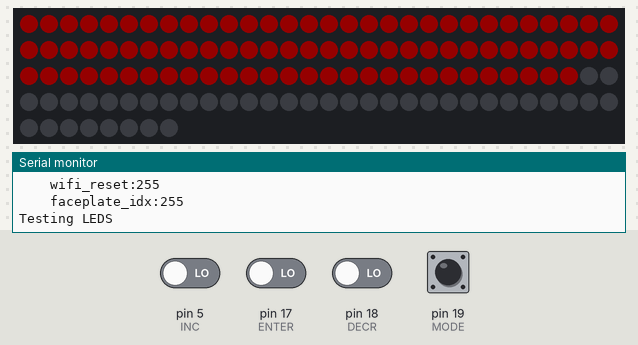
Bench run of a sketch on a simulated Arduino Uno, built for the host (arithmetic inside an expression is 32-bit, double 64-bit). On the bench: 128 RGB LEDs in strip order, left to right, continuing on the next row, the last lines printed to the serial monitor. The inputs (shaded band) are chosen by the test bench; at power-on: pin 5 (INC), pin 17 (ENTER), pin 18 (DECR), pin 19 (MODE) LOW. Dim RGB values are drawn brighter than linear; the local clock reads 2024-03-15 10:24:30 at power-on unless the sketch sets it; EEPROM starts erased.

Above: at 1.2 s.
1.3 s: pin 5 (INC) driven HIGH
At 3.1 s:
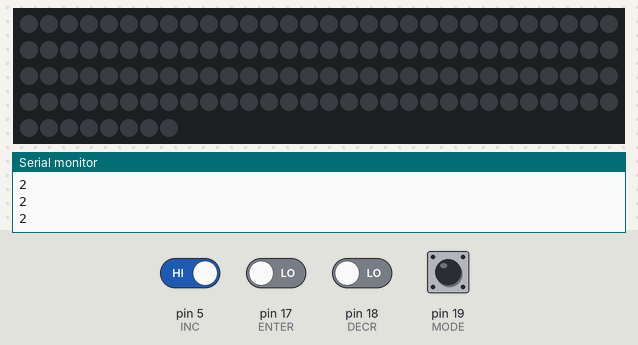
At 4.16 s:
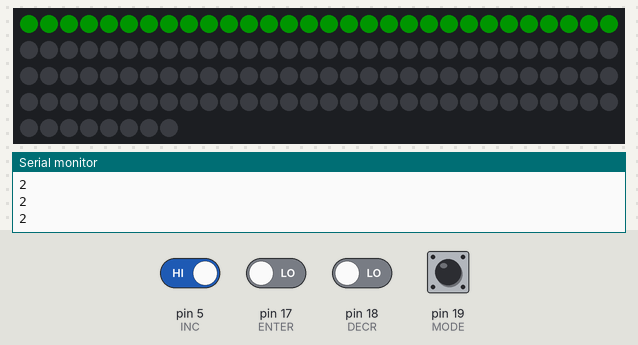
Timing chart, 0 to 5.7 s (numbered marks = the images above; inputs shaded):
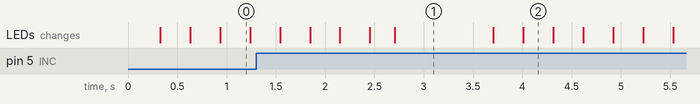

The sketch:

ClockIOT_MFGTest.ino
```cpp
#include <Wire.h>
#include <FastLED.h>
#include <RTClib.h>
#include <EEPROM.h>
#include <EEPROMAnything.h>

RTC_DS3231 rtc;
#define NUM_LEDS 8*16
#define DATA_PIN     4
#define CLK_PIN      16
//#define DATA_PIN     MOSI
//#define CLK_PIN      SCK
#define COLOR_ORDER BGR
#define LED_TYPE APA102
#define MILLI_AMPS 1000  // IMPORTANT: set the max milli-Amps of your power supply (4A = 4000mA)
#define BRIGHTNESS 20

// Buttons
#define SW_ENTER 17
#define SW_INC    5
#define SW_DEC   18
#define SW_MODE  19

CRGBArray<NUM_LEDS> leds;

// Button stuff
#define ENTER 17
#define INC 5
#define DECR 18
#define MODE 19

struct config_t{
  int timezone;
  uint8_t brightness;
  uint8_t display_idx;
  bool factory_reset;
  bool use_wifi;
  bool use_ip_timezone;
  byte mqtt_ip[4];
  bool flip_display;
  uint32_t last_tz_lookup; // look up tz info every Sunday at 3:00 AM
  uint8_t solid_color_rgb[3];
  bool use_ntp_time;
  bool wifi_reset;
  uint8_t faceplate_idx;
} config;

byte read_buttons(bool *enter_p, bool *inc_p, bool *decr_p, bool *mode_p){
  byte state;
  *enter_p = digitalRead(ENTER);
  *inc_p = digitalRead(INC);
  *decr_p = digitalRead(DECR);
  *mode_p = digitalRead(MODE);

  state |= (*enter_p) << 3;
  state |= (*inc_p)  << 2;
  state |= (*decr_p) << 1;
  state |= (*mode_p) << 0;

  return state;
}
void setup() {
  Serial.begin(115200);
  FastLED.addLeds<LED_TYPE,DATA_PIN,CLK_PIN, COLOR_ORDER>(leds,NUM_LEDS);
  // set master brightness control
  FastLED.setBrightness(BRIGHTNESS);

  if (! rtc.begin()) {
    Serial.println("Couldn't find RTC");
    //while (1);
  } else{
    if (rtc.lostPower()) {
      Serial.println("RTC lost power, lets set the time!");
      // following line sets the RTC to the date & time this sketch was compiled
      rtc.adjust(DateTime(F(__DATE__), F(__TIME__)));
      // This line sets the RTC with an explicit date & time, for example to set
      // January 21, 2014 at 3am you would call:
      // rtc.adjust(DateTime(2014, 1, 21, 3, 0, 0));
    }
    DateTime now = rtc.now();

    Serial.print(now.year(), DEC);
    Serial.print('/');
    Serial.print(now.month(), DEC);
    Serial.print('/');
    Serial.print(now.day(), DEC);
    Serial.print(" ");
    Serial.print(now.hour(), DEC);
    Serial.print(':');
    Serial.print(now.minute(), DEC);
    Serial.print(':');
    Serial.print(now.second(), DEC);
    Serial.println();

  }

  EEPROM.begin(1024);
  loadSettings();
  print_config();

}

void loop() {
  Serial.println("Testing LEDS");
  incremental_fill_color(CRGB(255,0,0));
  delay(1000);
  incremental_fill_color(CRGB(0,255,0));
  delay(1000);
  incremental_fill_color(CRGB(0,0,255));
  delay(1000);
}

void loadSettings(){
  EEPROM_readAnything(0, config);
}
void saveSettings(){
  EEPROM_writeAnything(0, config);
  EEPROM.commit();
}

void print_config(){
  Serial.println("config:");
  Serial.print("    timezone:"); Serial.println(config.timezone);
  Serial.print("    brightness:"); Serial.println(config.brightness);
  Serial.print("    display_idx:"); Serial.println(config.display_idx);
  Serial.print("    factory_reset:"); Serial.println(config.factory_reset);
  Serial.print("    use_wifi:"); Serial.println(config.use_wifi);
  Serial.print("    use_ip_timezone:"); Serial.println(config.use_ip_timezone);
  Serial.print("    mqtt_ip:");
  for(int ii = 0; ii < 4; ii++){
    if (ii > 0){
      Serial.print(".");
    }
    Serial.print(config.mqtt_ip[ii]);
  }
  Serial.println();
  Serial.print("    flip_display:"); Serial.println(config.flip_display);
  Serial.print("    last_tz_lookup:"); Serial.println(config.last_tz_lookup);
  Serial.print("    solid_color_rgb:");
  for(int ii = 0; ii < 3; ii++){
    if (ii > 0){
      Serial.print(".");
    }
    Serial.print(config.solid_color_rgb[ii]);
  }
  Serial.println();
  Serial.print("    use_ntp_time:"); Serial.println(config.use_ntp_time);
  Serial.print("    wifi_reset:"); Serial.println(config.wifi_reset);
  Serial.print("    faceplate_idx:"); Serial.println(config.faceplate_idx);
}

void incremental_fill_color(CRGB color){
  bool enter, inc, decr, mode;
  byte button_state;
  byte last_button_state = 0b000;
  int val;

  for(int i=0;i < NUM_LEDS;i++){
    leds[i] = color;
    FastLED.show();
    delay(10);

    button_state = read_buttons(&enter, &inc, &decr, &mode);
    val = enter + 2 * inc + 4 * decr + 8 * mode;
    if(val > 0){
      Serial.println(val);
    }
  }
  for (int i = NUM_LEDS-1; i >=0; i--){
    leds[i] = CRGB::Black;
    FastLED.show();
    delay(10);
    button_state = read_buttons(&enter, &inc, &decr, &mode);
    val = enter + 2 * inc + 4 * decr + 8 * mode;
    if(val > 0){
      Serial.println(val);
    }
  }
}
```
